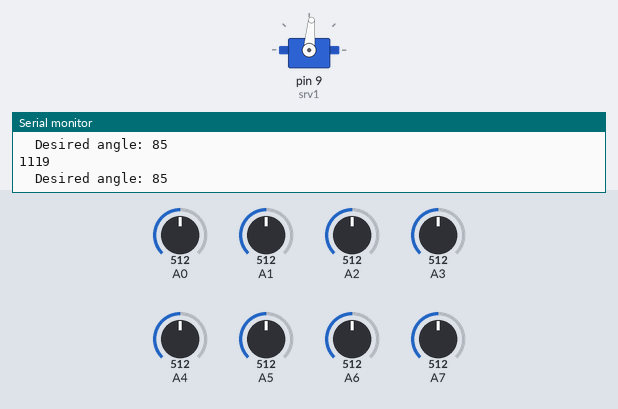
Simulated run of this sketch. Board: Arduino Nano, built with avr-gcc and run on an emulated ATmega328P. Parts: servo, the last lines printed to the serial monitor. Inputs (shaded band) come from the test bench; at power-on: A0 = 512, A1 = 512, A2 = 512, A3 = 512, A7 = 512, A4 = 512, A5 = 512, A6 = 512.

Above: at 1.2 s.
1.3 s: A0 set to 560
At 2.5 s:
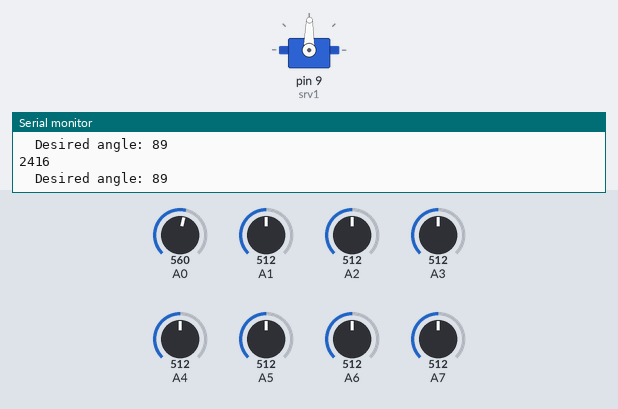
2.8 s: A1 set to 560
At 3.4 s:
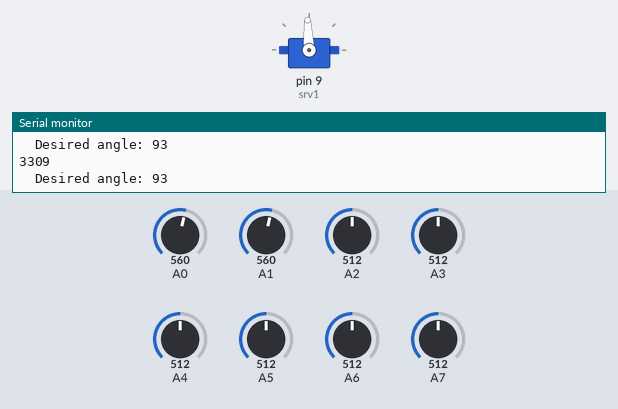
5.8 s: A2 set to 560
At 7.0 s:
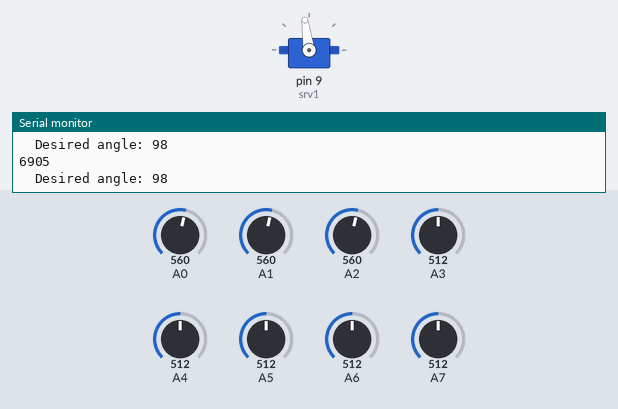
8.8 s: A3 set to 560
At 9.4 s:
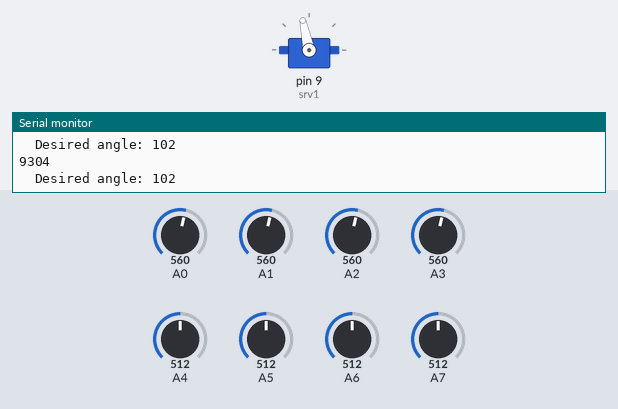
10.3 s: A7 set to 560
At 11.7 s:
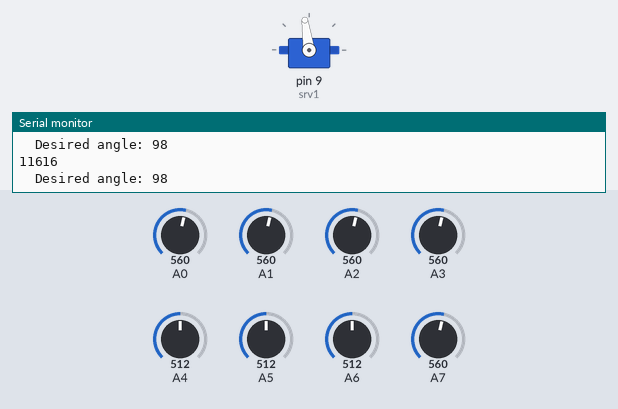
13.3 s: A4 set to 560
At 14.2 s:
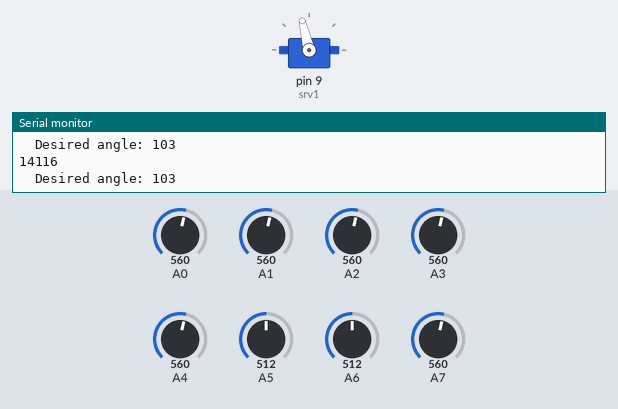
Timing chart, 0 to 16.3 s (numbered marks = the images above; inputs shaded):
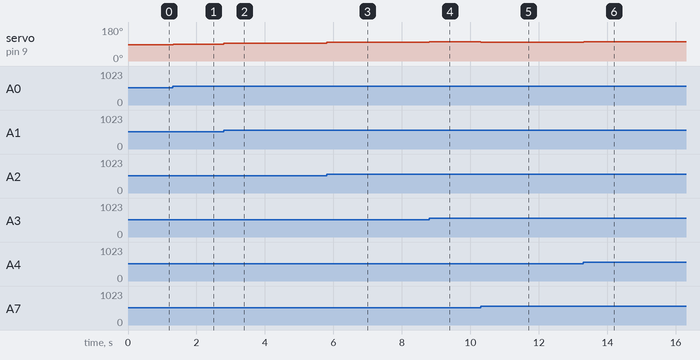

The sketch:

Line_Sensor.ino
```cpp
#define sensorCnt 8
#include <Servo.h>
#include <math.h>

Servo srv1;
boolean lineState[sensorCnt];
float weight[sensorCnt]={-30,-22.5,-14,-5,5,14,22.5,30};

int nextCmd = 90;
int currentCmd = 90;
const int increase = 20;

// the original position of the servo is not perfectly 90 degree
int offset = -5;

void setup() {
   // define servo
   srv1.attach(9);
   srv1.write(90);

   // define input pins from line sensor
   pinMode(A0, INPUT);
   pinMode(A1, INPUT);
   pinMode(A2, INPUT);
   pinMode(A3, INPUT);
   pinMode(A4, INPUT);
   pinMode(A5, INPUT);
   pinMode(A6, INPUT);
   pinMode(A7, INPUT);

   // define baudrate
   Serial.begin(9600);
}

void loop() {

  // read sensor
   for(unsigned short i=0; i<sensorCnt; i++) {
      lineState[i] = (analogRead(i)<=550) ? 1 : 0;
   }

   // calculate the position of white line
  int total = 0;
  int count = 0;
  for(int i=0; i<sensorCnt; ++i) {
    total = total + lineState[i]*weight[i];
    count = count + lineState[i];
  }
  if (count != 0)
  {
    nextCmd = 90 + total/count;
  }

  //Change step by step
  if (nextCmd > currentCmd + increase)
  {
    currentCmd = currentCmd + increase;
  }
  if ((nextCmd <= currentCmd + increase) && (nextCmd >= currentCmd - increase))
  {
    currentCmd = nextCmd;
  }
  if (nextCmd < currentCmd - increase)
  {
    currentCmd = currentCmd - increase;
  }

  // write cmd
   srv1.write(currentCmd+offset);

   // for debug
   Serial.print("\tDesired angle: ");
   Serial.println(currentCmd+offset);
   unsigned long   time = millis();
   Serial.println(time);
}
```

Measured:
- after the input at 1.3 s, servo on pin 9 (srv1): 85° → 89° at once
- after the input at 2.8 s, servo on pin 9 (srv1): 89° → 93° at once
- after the input at 5.8 s, servo on pin 9 (srv1): 93° → 98° at once
- after the input at 8.8 s, servo on pin 9 (srv1): 98° → 102° at once
- after the input at 10.3 s, servo on pin 9 (srv1): 102° → 98° at once
- after the input at 13.3 s, servo on pin 9 (srv1): 98° → 103° at once
